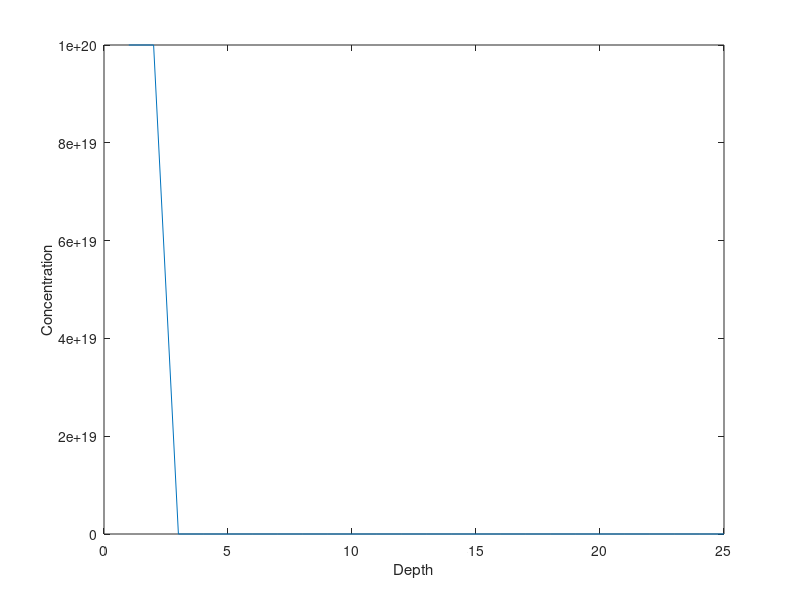

Write the MATLAB code that produced this figure.
C_vector=zeros(1,25);
C_vector(1:2)=1e20;  %% surface concentration%%
plot(C_vector);
xlabel('Depth');
ylabel('Concentration');

